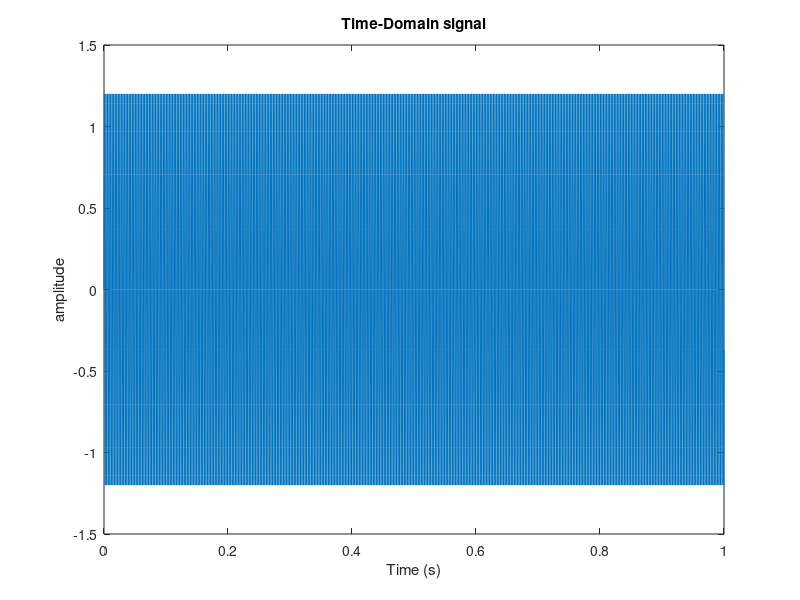
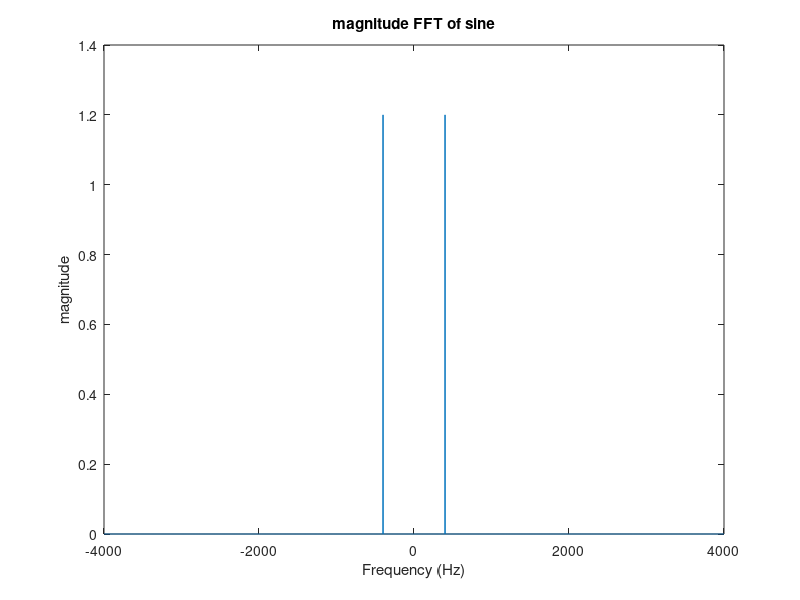
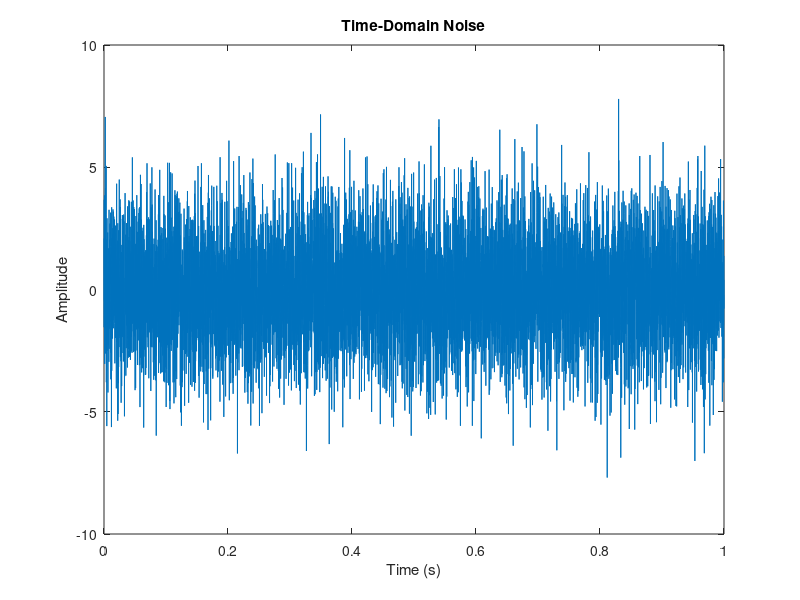
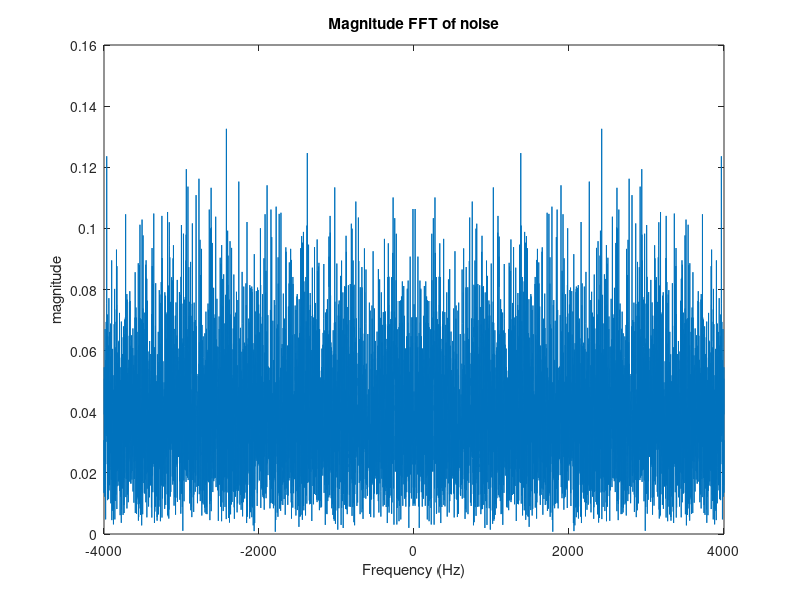

Source code (MATLAB) for these figures, in order:
close all;
clc;
fs = 8000;
f = 400;
t = 0:1/fs:1-1/fs;
signal = 1.2*sin(2*pi*f*t);
plot(t, signal);
title('Time-Domain signal');
xlabel('Time (s)');
ylabel('amplitude');
fftSignal = fft(signal);
fftSignal = fftshift(fftSignal)/(fs/2);
f = fs/2*linspace(-1,1,fs);
figure;
plot(f, abs(fftSignal));
title('magnitude FFT of sine');
xlabel('Frequency (Hz)');
ylabel('magnitude');
noise = 2*randn(size(signal));
figure
plot(t,noise)
xlabel('Time (s)');
ylabel('Amplitude');
title('Time-Domain Noise');
fftNoise = fft(noise);
fftNoise = fftshift(fftNoise)/(fs/2);
figure
plot(f,abs(fftNoise))
title('Magnitude FFT of noise');
xlabel('Frequency (Hz)');
ylabel('magnitude');
noisySignal = signal + noise;
figure
plot(t,noisySignal)
xlabel('Time (s)');
ylabel('Amplitude');
title('Time-Domain Noisy Signal');
fftNoisySignal = fft(noisySignal);
fftNoisySignal = fftshift(fftNoisySignal)/(fs/2);
figure
plot(f,abs(fftNoisySignal))
title('Magnitude FFT of noisy signal');
xlabel('Frequency (Hz)');
ylabel('magnitude');